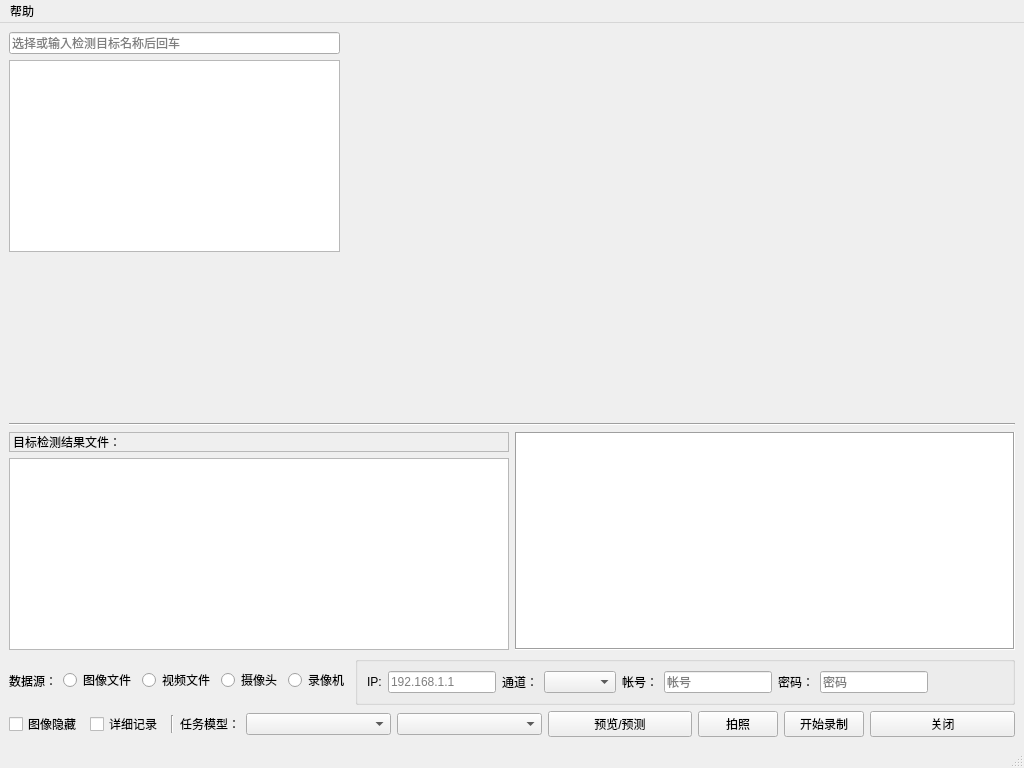
<?xml version="1.0" encoding="UTF-8"?>
<ui version="4.0">
 <class>MainWindow</class>
 <widget class="QMainWindow" name="MainWindow">
  <property name="geometry">
   <rect>
    <x>0</x>
    <y>0</y>
    <width>1024</width>
    <height>768</height>
   </rect>
  </property>
  <property name="windowTitle">
   <string>MainWindow</string>
  </property>
  <widget class="QWidget" name="centralwidget">
   <layout class="QVBoxLayout" name="verticalLayout">
    <item>
     <layout class="QHBoxLayout" name="horizontalLayout_2">
      <item>
       <layout class="QVBoxLayout" name="verticalLayout_2">
        <item>
         <layout class="QHBoxLayout" name="horizontalLayout_5">
          <item>
           <widget class="QLineEdit" name="linekey">
            <property name="placeholderText">
             <string>选择或输入检测目标名称后回车</string>
            </property>
           </widget>
          </item>
         </layout>
        </item>
        <item>
         <widget class="QListView" name="detlst">
          <property name="selectionMode">
           <enum>QAbstractItemView::SingleSelection</enum>
          </property>
         </widget>
        </item>
       </layout>
      </item>
      <item>
       <spacer name="horizontalSpacer">
        <property name="orientation">
         <enum>Qt::Horizontal</enum>
        </property>
        <property name="sizeHint" stdset="0">
         <size>
          <width>40</width>
          <height>20</height>
         </size>
        </property>
       </spacer>
      </item>
      <item>
       <widget class="QLabel" name="lbldst">
        <property name="text">
         <string/>
        </property>
       </widget>
      </item>
      <item>
       <spacer name="horizontalSpacer_3">
        <property name="orientation">
         <enum>Qt::Horizontal</enum>
        </property>
        <property name="sizeHint" stdset="0">
         <size>
          <width>40</width>
          <height>20</height>
         </size>
        </property>
       </spacer>
      </item>
     </layout>
    </item>
    <item>
     <spacer name="verticalSpacer">
      <property name="orientation">
       <enum>Qt::Vertical</enum>
      </property>
      <property name="sizeHint" stdset="0">
       <size>
        <width>20</width>
        <height>40</height>
       </size>
      </property>
     </spacer>
    </item>
    <item>
     <widget class="Line" name="line_2">
      <property name="orientation">
       <enum>Qt::Horizontal</enum>
      </property>
     </widget>
    </item>
    <item>
     <layout class="QHBoxLayout" name="horizontalLayout_6">
      <item>
       <layout class="QVBoxLayout" name="verticalLayout_3">
        <item>
         <layout class="QHBoxLayout" name="horizontalLayout_7">
          <item>
           <widget class="QLabel" name="label_7">
            <property name="frameShape">
             <enum>QFrame::StyledPanel</enum>
            </property>
            <property name="text">
             <string>目标检测结果文件：</string>
            </property>
           </widget>
          </item>
         </layout>
        </item>
        <item>
         <widget class="QListView" name="lstfile"/>
        </item>
       </layout>
      </item>
      <item>
       <widget class="QTextEdit" name="txtmsg">
        <property name="maximumSize">
         <size>
          <width>16777215</width>
          <height>16777215</height>
         </size>
        </property>
        <property name="frameShape">
         <enum>QFrame::Box</enum>
        </property>
        <property name="lineWidth">
         <number>1</number>
        </property>
       </widget>
      </item>
     </layout>
    </item>
    <item>
     <layout class="QHBoxLayout" name="horizontalLayout_3">
      <item>
       <widget class="QLabel" name="label_2">
        <property name="maximumSize">
         <size>
          <width>100</width>
          <height>16777215</height>
         </size>
        </property>
        <property name="text">
         <string>数据源：</string>
        </property>
       </widget>
      </item>
      <item>
       <widget class="QRadioButton" name="rbtimg">
        <property name="maximumSize">
         <size>
          <width>100</width>
          <height>16777215</height>
         </size>
        </property>
        <property name="text">
         <string>图像文件</string>
        </property>
       </widget>
      </item>
      <item>
       <widget class="QRadioButton" name="rbtvideo">
        <property name="maximumSize">
         <size>
          <width>100</width>
          <height>16777215</height>
         </size>
        </property>
        <property name="text">
         <string>视频文件</string>
        </property>
       </widget>
      </item>
      <item>
       <widget class="QRadioButton" name="rbtcam">
        <property name="maximumSize">
         <size>
          <width>100</width>
          <height>16777215</height>
         </size>
        </property>
        <property name="text">
         <string>摄像头</string>
        </property>
       </widget>
      </item>
      <item>
       <widget class="QRadioButton" name="rbtipcam">
        <property name="maximumSize">
         <size>
          <width>80</width>
          <height>16777215</height>
         </size>
        </property>
        <property name="text">
         <string>录像机</string>
        </property>
       </widget>
      </item>
      <item>
       <widget class="QGroupBox" name="gboxipcam">
        <property name="layoutDirection">
         <enum>Qt::LeftToRight</enum>
        </property>
        <property name="title">
         <string/>
        </property>
        <layout class="QHBoxLayout" name="horizontalLayout_4">
         <item>
          <widget class="QLabel" name="label_3">
           <property name="text">
            <string>IP:</string>
           </property>
          </widget>
         </item>
         <item>
          <widget class="QLineEdit" name="leip">
           <property name="maximumSize">
            <size>
             <width>150</width>
             <height>16777215</height>
            </size>
           </property>
           <property name="inputMask">
            <string/>
           </property>
           <property name="placeholderText">
            <string>192.168.1.1</string>
           </property>
          </widget>
         </item>
         <item>
          <widget class="QLabel" name="label_4">
           <property name="text">
            <string>通道：</string>
           </property>
          </widget>
         </item>
         <item>
          <widget class="QComboBox" name="cboxcamid"/>
         </item>
         <item>
          <widget class="QLabel" name="label_5">
           <property name="text">
            <string>帐号：</string>
           </property>
          </widget>
         </item>
         <item>
          <widget class="QLineEdit" name="leuser">
           <property name="maximumSize">
            <size>
             <width>16777215</width>
             <height>16777215</height>
            </size>
           </property>
           <property name="placeholderText">
            <string>帐号</string>
           </property>
          </widget>
         </item>
         <item>
          <widget class="QLabel" name="label_6">
           <property name="text">
            <string>密码：</string>
           </property>
          </widget>
         </item>
         <item>
          <widget class="QLineEdit" name="lepwd">
           <property name="maximumSize">
            <size>
             <width>16777215</width>
             <height>16777215</height>
            </size>
           </property>
           <property name="echoMode">
            <enum>QLineEdit::Password</enum>
           </property>
           <property name="placeholderText">
            <string>密码</string>
           </property>
          </widget>
         </item>
         <item>
          <spacer name="horizontalSpacer_2">
           <property name="orientation">
            <enum>Qt::Horizontal</enum>
           </property>
           <property name="sizeHint" stdset="0">
            <size>
             <width>40</width>
             <height>20</height>
            </size>
           </property>
          </spacer>
         </item>
        </layout>
       </widget>
      </item>
     </layout>
    </item>
    <item>
     <layout class="QHBoxLayout" name="horizontalLayout">
      <item>
       <widget class="QCheckBox" name="cboxscaled">
        <property name="maximumSize">
         <size>
          <width>75</width>
          <height>16777215</height>
         </size>
        </property>
        <property name="text">
         <string>图像隐藏</string>
        </property>
       </widget>
      </item>
      <item>
       <widget class="QCheckBox" name="chkall">
        <property name="maximumSize">
         <size>
          <width>75</width>
          <height>16777215</height>
         </size>
        </property>
        <property name="text">
         <string>详细记录</string>
        </property>
       </widget>
      </item>
      <item>
       <widget class="Line" name="line">
        <property name="maximumSize">
         <size>
          <width>16777215</width>
          <height>18</height>
         </size>
        </property>
        <property name="orientation">
         <enum>Qt::Vertical</enum>
        </property>
       </widget>
      </item>
      <item>
       <widget class="QLabel" name="label">
        <property name="maximumSize">
         <size>
          <width>60</width>
          <height>16777215</height>
         </size>
        </property>
        <property name="text">
         <string>任务模型：</string>
        </property>
       </widget>
      </item>
      <item>
       <widget class="QComboBox" name="cboxtask"/>
      </item>
      <item>
       <widget class="QComboBox" name="cboxmodel"/>
      </item>
      <item>
       <widget class="QPushButton" name="btnopen">
        <property name="text">
         <string>预览/预测</string>
        </property>
       </widget>
      </item>
      <item>
       <widget class="QPushButton" name="btnsnap">
        <property name="maximumSize">
         <size>
          <width>80</width>
          <height>16777215</height>
         </size>
        </property>
        <property name="text">
         <string>拍照</string>
        </property>
       </widget>
      </item>
      <item>
       <widget class="QPushButton" name="btnrec">
        <property name="maximumSize">
         <size>
          <width>80</width>
          <height>16777215</height>
         </size>
        </property>
        <property name="text">
         <string>开始录制</string>
        </property>
       </widget>
      </item>
      <item>
       <widget class="QPushButton" name="btnclose">
        <property name="text">
         <string>关闭</string>
        </property>
       </widget>
      </item>
     </layout>
    </item>
   </layout>
  </widget>
  <widget class="QMenuBar" name="menubar">
   <property name="geometry">
    <rect>
     <x>0</x>
     <y>0</y>
     <width>1024</width>
     <height>22</height>
    </rect>
   </property>
   <widget class="QMenu" name="menuhelp">
    <property name="title">
     <string>帮助</string>
    </property>
    <addaction name="action"/>
    <addaction name="separator"/>
    <addaction name="action_2"/>
   </widget>
   <addaction name="menuhelp"/>
  </widget>
  <widget class="QStatusBar" name="statusbar"/>
  <action name="action">
   <property name="text">
    <string>说明</string>
   </property>
  </action>
  <action name="action_2">
   <property name="text">
    <string>关于</string>
   </property>
  </action>
 </widget>
 <resources>
  <include location="visionDeploy.qrc"/>
 </resources>
 <connections/>
</ui>
